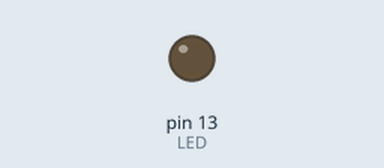
Bench run of a sketch on a simulated Arduino Uno, built with avr-gcc and run on an emulated ATmega328P. Shown: output pins drawn as LEDs (lit = HIGH).

Above: at 0.3 s.
At 74.3 s:
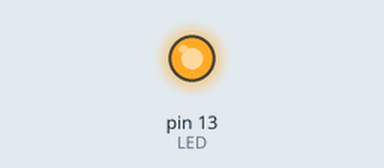
Timing chart, 0 to 75.4 s (numbered marks = the images above):
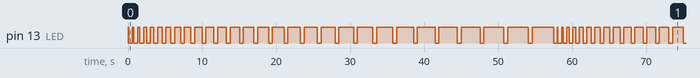

Measured:
- by itself, pin 13 (LED): moves between LOW and HIGH, repeating every 58.0 s
- by itself, everything shown: repeats every 58.0 s, in 58 steps

The sketch:

sketch_aug29a.ino
```cpp
const int LED = 13;  // LED는 디지털 핀
                     // 13번에 연결되어 있음

void setup() {
  // put your setup code here, to run once:
  pinMode(LED, OUTPUT);   // 디지털 핀을 출력으로 설정
}

void loop() {
  // put your main code here, to run repeatedly:
  int i =0;

  for(i = 1; i < 30; i++)
  {
      LEDTilting(i*100);
  }
}

void LEDTilting(int delayTime)
{
  digitalWrite(LED, HIGH);
  delay(delayTime);
  digitalWrite(LED,LOW);
  delay(500);
}
```
